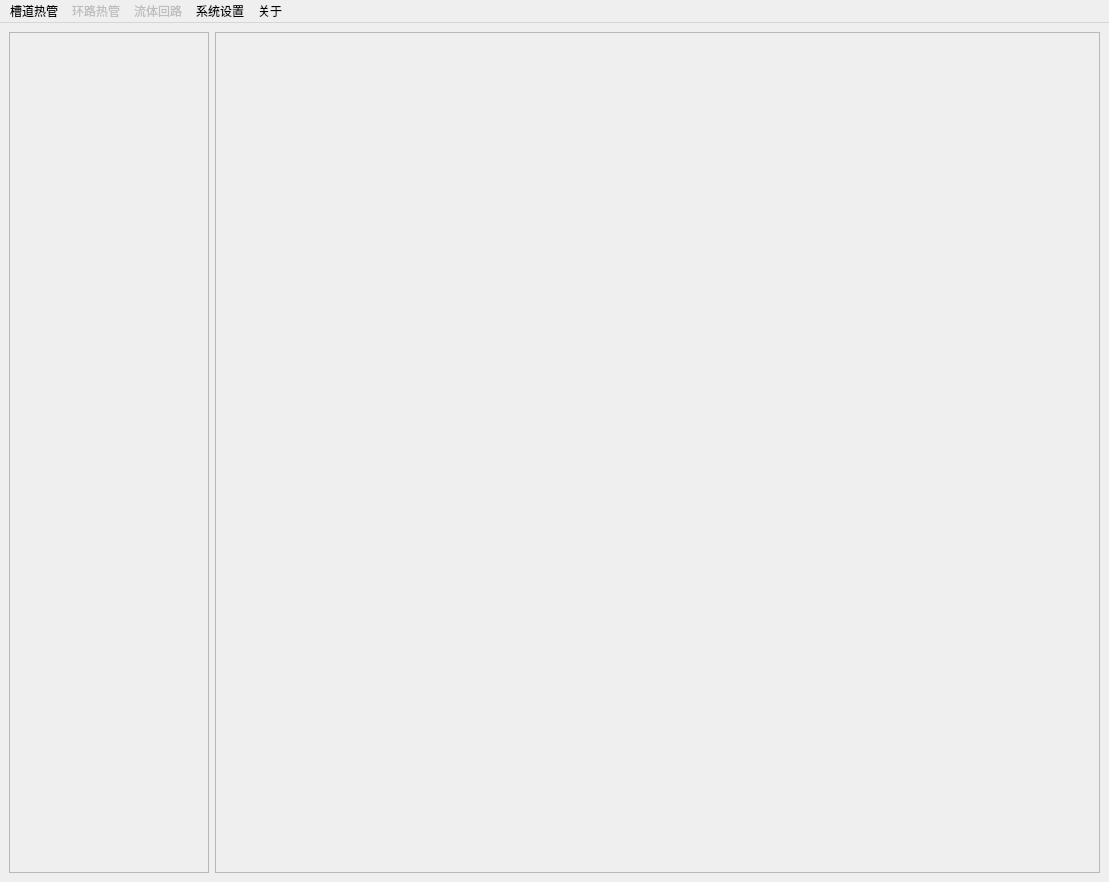
<?xml version="1.0" encoding="UTF-8"?>
<ui version="4.0">
 <class>mainWindow</class>
 <widget class="QMainWindow" name="mainWindow">
  <property name="geometry">
   <rect>
    <x>0</x>
    <y>0</y>
    <width>1109</width>
    <height>882</height>
   </rect>
  </property>
  <property name="windowTitle">
   <string>热控产品选型软件</string>
  </property>
  <property name="windowIcon">
   <iconset resource="../res/picres.qrc">
    <normaloff>:/icon/logo.ico</normaloff>:/icon/logo.ico</iconset>
  </property>
  <widget class="QWidget" name="centralwidget">
   <layout class="QGridLayout" name="gridLayout">
    <item row="0" column="0">
     <widget class="QFrame" name="frame">
      <property name="sizePolicy">
       <sizepolicy hsizetype="Expanding" vsizetype="Expanding">
        <horstretch>0</horstretch>
        <verstretch>0</verstretch>
       </sizepolicy>
      </property>
      <property name="maximumSize">
       <size>
        <width>200</width>
        <height>16777215</height>
       </size>
      </property>
      <property name="frameShape">
       <enum>QFrame::StyledPanel</enum>
      </property>
      <property name="frameShadow">
       <enum>QFrame::Raised</enum>
      </property>
     </widget>
    </item>
    <item row="0" column="1">
     <widget class="QFrame" name="frame_2">
      <property name="frameShape">
       <enum>QFrame::StyledPanel</enum>
      </property>
      <property name="frameShadow">
       <enum>QFrame::Raised</enum>
      </property>
     </widget>
    </item>
   </layout>
  </widget>
  <widget class="QMenuBar" name="menubar">
   <property name="geometry">
    <rect>
     <x>0</x>
     <y>0</y>
     <width>1109</width>
     <height>23</height>
    </rect>
   </property>
   <widget class="QMenu" name="CaoDao">
    <property name="title">
     <string>槽道热管</string>
    </property>
    <addaction name="ReGuanXuanXin"/>
    <addaction name="ChangPingJiaoHe"/>
   </widget>
   <widget class="QMenu" name="HuanLuReGuan">
    <property name="enabled">
     <bool>false</bool>
    </property>
    <property name="title">
     <string>环路热管</string>
    </property>
   </widget>
   <widget class="QMenu" name="LiuTiHuiLu">
    <property name="enabled">
     <bool>false</bool>
    </property>
    <property name="title">
     <string>流体回路</string>
    </property>
   </widget>
   <widget class="QMenu" name="About">
    <property name="title">
     <string>关于</string>
    </property>
   </widget>
   <widget class="QMenu" name="menu">
    <property name="title">
     <string>系统设置</string>
    </property>
    <addaction name="actionProduct"/>
    <addaction name="actioncanshu"/>
   </widget>
   <addaction name="CaoDao"/>
   <addaction name="HuanLuReGuan"/>
   <addaction name="LiuTiHuiLu"/>
   <addaction name="menu"/>
   <addaction name="About"/>
  </widget>
  <action name="action_2">
   <property name="text">
    <string>产品校核</string>
   </property>
  </action>
  <action name="action">
   <property name="text">
    <string>产品校核</string>
   </property>
  </action>
  <action name="ReGuanXuanXin">
   <property name="text">
    <string>热管选型</string>
   </property>
  </action>
  <action name="ChangPingJiaoHe">
   <property name="text">
    <string>产品校核</string>
   </property>
  </action>
  <action name="actionProduct">
   <property name="text">
    <string>Product</string>
   </property>
  </action>
  <action name="actioncanshu">
   <property name="text">
    <string>canshu</string>
   </property>
  </action>
 </widget>
 <resources>
  <include location="../res/picres.qrc"/>
 </resources>
 <connections/>
</ui>
